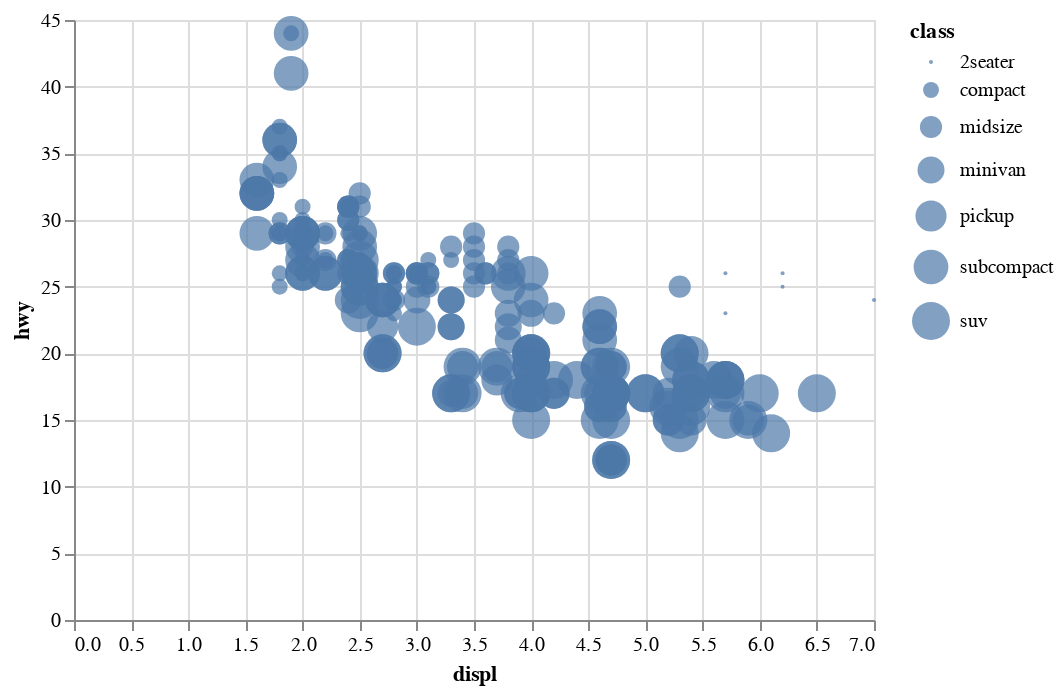

This figure's notebook cell:
### Markdown cell above
### let's use class for encoding the size in the same way!

### Code cell
# second


chart = (alt.Chart(mpg)
  .encode(
    x = "displ",
    y = "hwy",
    size = "class", 
    )
  .mark_circle())


chart.mark_circle()

### Figure 1 — Vega-Lite specification as saved in the notebook (floating-point values rounded to 4 significant figures; data arrays with more than 128 entries replaced by an {"elided": "..."} marker saying what was removed)
{"config": {"view": {"continuousWidth": 400, "continuousHeight": 300}}, "data": {"name": "data-784d2a789a5f3a352263a16b6c4cd367"}, "mark": "circle", "encoding": {"size": {"field": "class", "type": "nominal"}, "x": {"field": "displ", "type": "quantitative"}, "y": {"field": "hwy", "type": "quantitative"}}, "$schema": "https://vega.github.io/schema/vega-lite/v4.17.0.json", "datasets": {"data-784d2a789a5f3a352263a16b6c4cd367": {"elided": "234 records"}}}
